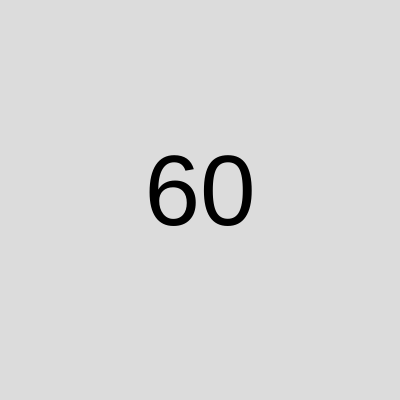
Frame 1 (no input)
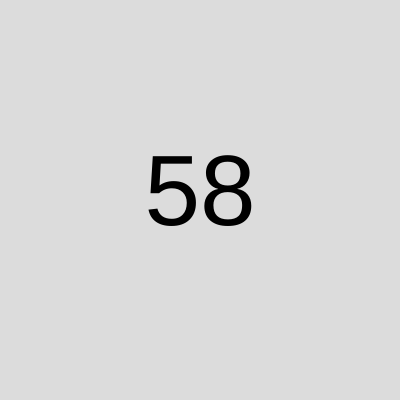
Frame 60 (no input)
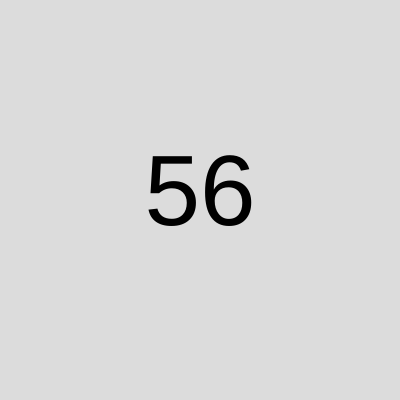
Frame 120 (the mouse pressed at the canvas centre since frame 60)

The p5.js sketch that drew these frames (run headless with seeded random() and noise() and a simulated clock; from frame 60 on, the mouse is pressed at the canvas centre):

// p5.js sketch
// ── sketch.js
var curTime = 60;

function setup() {
  createCanvas(400, 400);
}

function draw() {
  //count down time
  curTime = curTime - 1/30; // might need to change this to frame rate
  

  
  //display time
  background(220);
  textSize(100);
  textAlign(CENTER);
  text(round(curTime), 200, 225);
  // text(frameRate(),100,100);
  
  if(curTime < 0)
    background(255,0,0);
}
